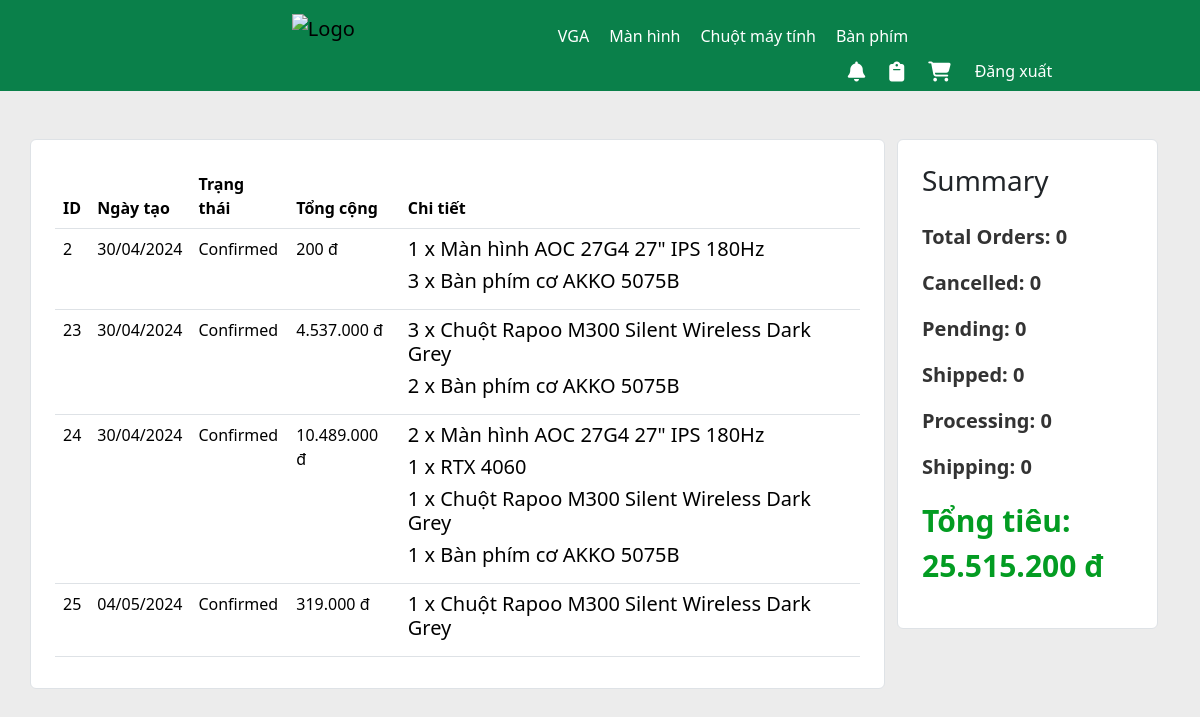
Page /CusPages/pages/order_history.php (signed in) on the committed database.
### tables this page shows
CREATE TABLE `orders` (
  `id` int NOT NULL,
  `user_id` int NOT NULL,
  `full_name` varchar(50) NOT NULL,
  `email` varchar(50) NOT NULL,
  `phone_number` varchar(10) NOT NULL,
  `address` varchar(50) NOT NULL,
  `note` text,
  `order_date` datetime NOT NULL,
  `status` varchar(50) NOT NULL,
  `total_money` int NOT NULL
);

CREATE TABLE `order_detail` (
  `id` int NOT NULL,
  `order_id` int NOT NULL,
  `product_id` int NOT NULL,
  `quantity` int NOT NULL,
  `price` int NOT NULL,
  `total_price` int NOT NULL
);

CREATE TABLE `products` (
  `id` int NOT NULL,
  `name` text NOT NULL,
  `category` varchar(30) NOT NULL,
  `img` text NOT NULL,
  `price` int NOT NULL,
  `manufacturer` varchar(50) NOT NULL,
  `warrant` varchar(30) NOT NULL,
  `description` text NOT NULL,
  `deleted` tinyint(1) NOT NULL DEFAULT '0'
);

### CusPages/script/function.php (called while the page is built, shortened)
<?php
    include '../components/db.php';
    function getOrdersByUserId($userId) {
        global $link;
        $sql = "SELECT * FROM orders WHERE user_id = $userId";
        $result = mysqli_query($link, $sql);
        return $result;
    }
    function getNotificationsByUserId($userId) {
        global $link;
        $sql = "SELECT * FROM notifications WHERE user_id = $userId";
        $result = mysqli_query($link, $sql);
        $notifications = [];
        while ($row = mysqli_fetch_assoc($result)) {
            $notifications[] = $row;
        }
        return $notifications;
    }
    function getOrderDetailsByOrderId($orderId) {
        global $link;
        $sql_details = "SELECT * FROM order_detail WHERE order_id = $orderId";
        $result_details = mysqli_query($link, $sql_details);
        return $result_details;
    }
    function getOrderSummaryByUserId($userId) {
        global $link;
        $sql = "SELECT status, total_money FROM orders WHERE user_id = $userId";
        $result = mysqli_query($link, $sql);
        $totalSpend = 0;
        $pending = $shipped = $processing = $shipping = $cancelled = 0;
        while ($order = mysqli_fetch_assoc($result)) {
            $totalSpend += $order['total_money'];
        }
        return [
            'totalOrders' => $pending + $shipped + $processing + $shipping,
            'cancelled' => $cancelled,
            'pending' => $pending,
            'shipped' => $shipped,
            'processing' => $processing,
            'shipping' => $shipping,
            'totalSpend' => $totalSpend,
        ];
    }
    function getProductInfo($productId) {
        global $link;
        $sql = "SELECT * FROM products WHERE id = $productId";
        $result = mysqli_query($link, $sql);
        if (mysqli_num_rows($result) > 0) {
            return mysqli_fetch_assoc($result);
        } else {
            return null;
        }
    }
?>

### CusPages/pages/order_history.php (the view, shortened to what this page needs)
<?php
    require_once "../script/function.php";
    $user_id = $_SESSION['userid'];
    $result = getOrdersByUserId($user_id);
?>
<!DOCTYPE html>
<html>
<head>
</head>
<body style="background-color: #ececec;">
    <?php include "../components/header.php" ?>
    <div class="container">
        <div class="row mt-5">
            <div class="col-md-9 bg-white rounded p-4 border border-gray">
                <?php
                    if (mysqli_num_rows($result) > 0) {
                            echo '
                                <div class="table-responsive" style="max-height: 500px;">
                                    <table class="table">
                                        <thead class="sticky-header">
                                            <tr>
                                                <th scope="col">ID</th>
                                                <th scope="col">Ngày tạo</th>
                                                <th scope="col">Trạng thái</th>
                                                <th scope="col">Tổng cộng</th>
                                                <th scope="col">Chi tiết</th>
                                            </tr>
                                        </thead>
                                        <tbody>
                            ';
                            while($order = mysqli_fetch_assoc($result)) {
                                echo '
                                    <tr>
                                        <td>' . $order['id'] . '</td>
                                        <td>' . date('d/m/Y', strtotime($order['order_date'])) . '</td>
                                        <td>' . $order['status'] . '</td>
                                        <td>' . number_format($order['total_money'], 0, ',', '.') . ' đ</td>
                                ';
                                $orderId = $order['id'];
                                $result_details = getOrderDetailsByOrderId($orderId);
                                if (mysqli_num_rows($result_details) > 0) {
                                    echo '<td>';
                                    while($detail = mysqli_fetch_assoc($result_details)) {
                                        $productInfo = getProductInfo($detail['product_id']);
                                        echo '
                                            <div class="d-flex">
                                                <div class="font-weight-bold h5">
                                                ' . $detail['quantity'] . ' x ' . $productInfo['name'] . '
                                                </div>
                                            </div>
                                        ';
                                    }
                                    echo '</td>';
                                }
                                echo '</tr>';
                            }
                            echo '
                                                </tbody>
                                            </table>
                                        </div>
                            ';
                        }
                     else {
                        echo "<div>Your dont have any order</div>";
                    }
                ?>
            </div>
            <div class="col-md-3">
                <div class="bg-white rounded border border-gray p-4">
                    <h2 class="font-weight-bold h3 mb-4">Summary</h2>
                    <?php
                        $userId = $_SESSION['userid'];
                        $orderSummary = getOrderSummaryByUserId($userId);
                        echo "<p style='color: #333; font-size: 20px; font-weight: bold;'>Total Orders: " . $orderSummary['totalOrders'] . "</p>";
                        echo "<p style='color: #333; font-size: 20px; font-weight: bold;'>Cancelled: " . $orderSummary['cancelled'] . "</p>";
                        echo "<p style='color: #333; font-size: 20px; font-weight: bold;'>Pending: " . $orderSummary['pending'] . "</p>";
                        echo "<p style='color: #333; font-size: 20px; font-weight: bold;'>Shipped: " . $orderSummary['shipped'] . "</p>";
                        echo "<p style='color: #333; font-size: 20px; font-weight: bold;'>Processing: " . $orderSummary['processing'] . "</p>";
                        echo "<p style='color: #333; font-size: 20px; font-weight: bold;'>Shipping: " . $orderSummary['shipping'] . "</p>";
                        echo "<p style='color: #039c22; font-size: 30px; font-weight: bold;'>Tổng tiêu: <br/>" . number_format($orderSummary['totalSpend'], 0, ',', '.') . " đ</p>";
                    ?>
                </div>
            </div>
        </div>
    </div>
</body>
</html>

### CusPages/pages/order_history.php (style rules this page uses)
.sticky-header th { position: sticky; top: 0; background: white; z-index: 10; }

### rows in the picture
orders: id "2", order_date "30/04/2024", status "Confirmed", total_money "200"
order_detail: quantity "1", product.name "Màn hình AOC 27G4 27\" IPS 180Hz"
order_detail: quantity "3", product.name "Bàn phím cơ AKKO 5075B"
orders: id "23", order_date "30/04/2024", status "Confirmed", total_money "4.537.000"
order_detail: quantity "3", product.name "Chuột Rapoo M300 Silent Wireless Dark Grey"
order_detail: quantity "2", product.name "Bàn phím cơ AKKO 5075B"
orders: id "24", order_date "30/04/2024", status "Confirmed", total_money "10.489.000"
order_detail: quantity "2", product.name "Màn hình AOC 27G4 27\" IPS 180Hz"
order_detail: quantity "1", product.name "RTX 4060"
order_detail: quantity "1", product.name "Chuột Rapoo M300 Silent Wireless Dark Grey"
order_detail: quantity "1", product.name "Bàn phím cơ AKKO 5075B"
orders: id "25", order_date "04/05/2024", status "Confirmed", total_money "319.000"
order_detail: quantity "1", product.name "Chuột Rapoo M300 Silent Wireless Dark Grey"

### other values in the picture
$orderSummary['totalOrders'] "0"
$orderSummary['cancelled'] "0"
$orderSummary['pending'] "0"
$orderSummary['shipped'] "0"
$orderSummary['processing'] "0"
$orderSummary['shipping'] "0"
$orderSummary['totalSpend'] "25.515.200"
